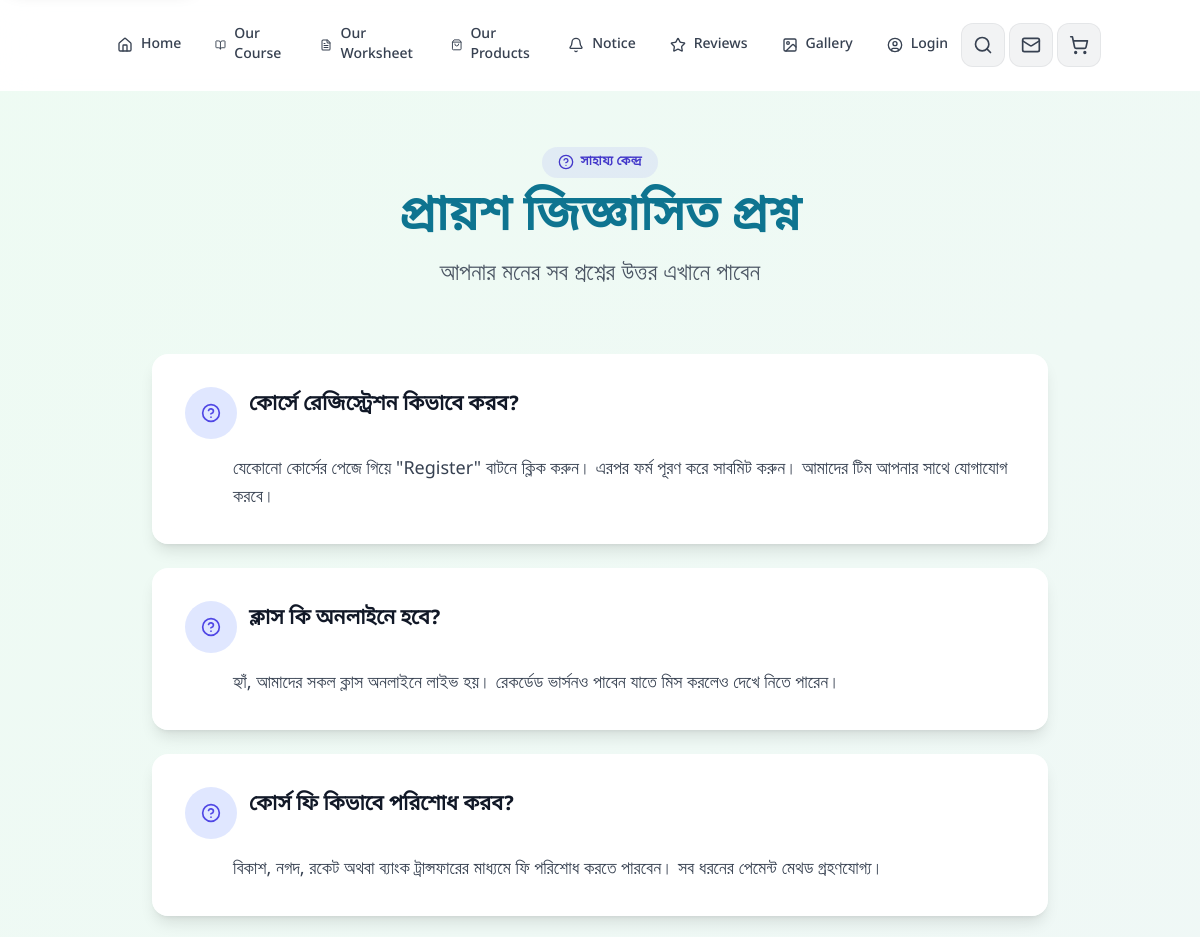
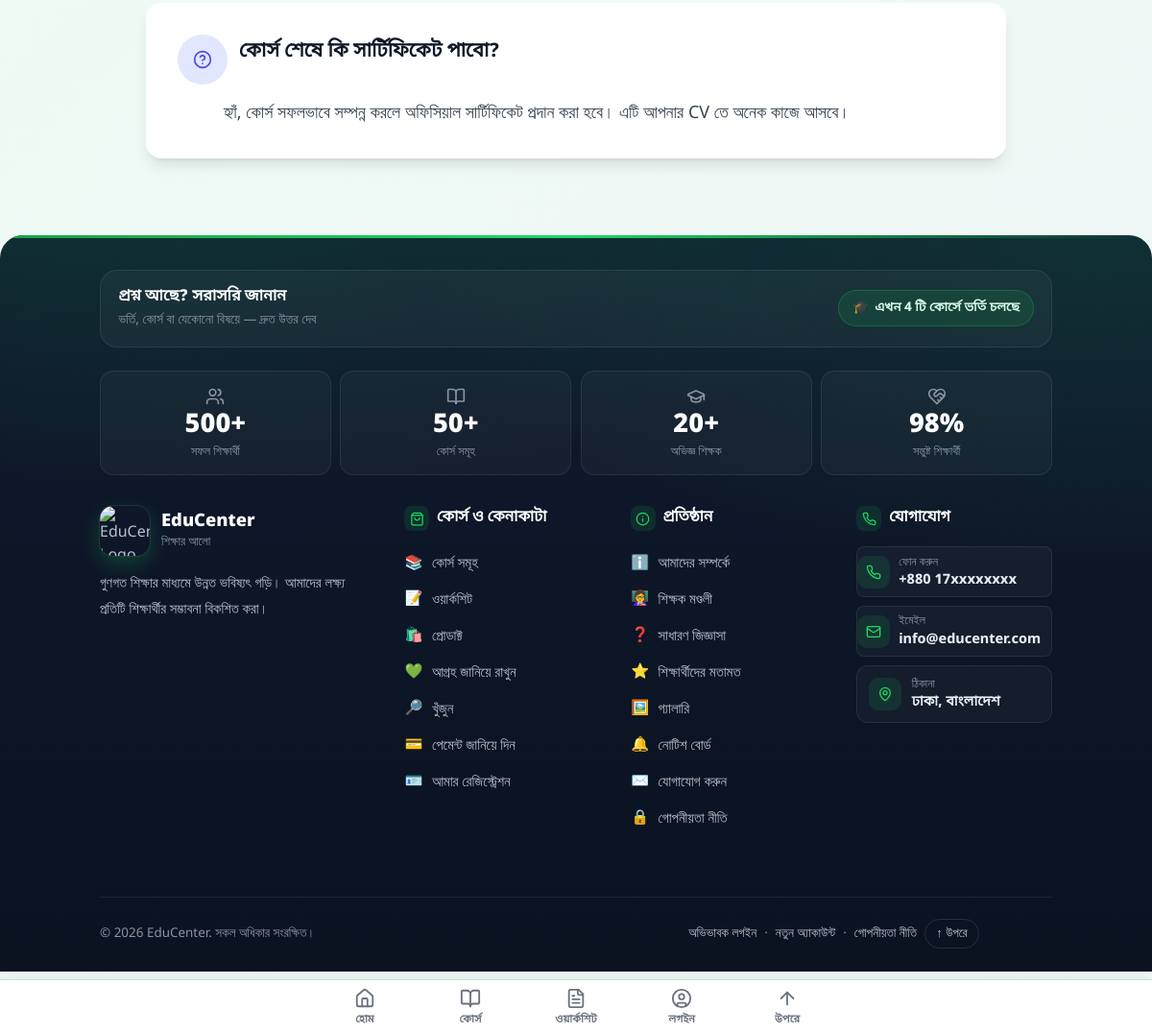
The app's page /faqs.php with its own data (2 pictures, top to bottom).
### tables this page shows
CREATE TABLE faqs (
    id INT UNSIGNED AUTO_INCREMENT PRIMARY KEY,
    question VARCHAR(500) NOT NULL,
    answer TEXT,
    sort_order INT NOT NULL DEFAULT 0,
    is_active TINYINT(1) NOT NULL DEFAULT 1
);

### includes/db.php (called while the page is built, shortened)
<?php
function get_db(): PDO
{
    static $pdo = null;
    if ($pdo === null) {
        $dsn = 'mysql:host=' . DB_HOST . ';dbname=' . DB_NAME . ';charset=utf8mb4';
        $options = [
            PDO::ATTR_ERRMODE            => PDO::ERRMODE_EXCEPTION,
            PDO::ATTR_DEFAULT_FETCH_MODE => PDO::FETCH_ASSOC,
            PDO::ATTR_EMULATE_PREPARES   => false,
        ];
        try {
            $pdo = new PDO($dsn, DB_USER, DB_PASS, $options);
        } catch (PDOException $e) {
            if (DEV_MODE) {
                die('ডাটাবেস কানেকশন ব্যর্থ হয়েছে: ' . $e->getMessage());
            }
            die('সাময়িক সমস্যা হয়েছে, একটু পরে আবার চেষ্টা করুন।');
        }
    }
    return $pdo;
}

### faqs.php (the view, shortened to what this page needs)
<?php
require_once __DIR__ . '/includes/functions.php';
$faqs = get_db()->query('SELECT * FROM faqs WHERE is_active = 1 ORDER BY sort_order ASC, id ASC')->fetchAll();
require __DIR__ . '/includes/site-header.php';
?>
<div class="max-w-4xl mx-auto">
    <?= render_page_header('help-circle', 'সাহায্য কেন্দ্র', 'প্রায়শ জিজ্ঞাসিত প্রশ্ন', 'আপনার মনের সব প্রশ্নের উত্তর এখানে পাবেন', 'text-cyan-700') ?>
    <?php if ($faqs): ?>
    <div class="space-y-5 sm:space-y-6">
        <?php foreach ($faqs as $f): ?>
        <div class="colorful-card rounded-2xl shadow-lg p-6 sm:p-8 card-hover border border-white/30">
            <h3 class="text-lg sm:text-xl font-bold text-gray-900 mb-4 flex items-start gap-3">
                <span class="icon-circle bg-indigo-100 text-indigo-600 flex-shrink-0 w-9 h-9"><i data-lucide="help-circle" class="w-5 h-5"></i></span>
                <span class="pt-1"><?= e($f['question']) ?></span>
            </h3>
            <p class="text-gray-700 leading-relaxed text-base sm:text-lg pl-12"><?= nl2br(e($f['answer'])) ?></p>
        </div>
        <?php endforeach; ?>
    </div>
    <?php else: ?>
        <p class="text-center text-gray-500">এখনো কোনো প্রশ্ন যোগ করা হয়নি।</p>
    <?php endif; ?>
</div>
<?php require __DIR__ . '/includes/site-footer.php'; ?>

### assets/css/style.css (style rules this page uses)
body { font-family: var(--site-font, 'Noto Sans Bengali', sans-serif); background: linear-gradient(-45deg, #f8fafc, #eef2f7, #f1f5f9, rgb(var(--c-tint, 236 253 245))); background-size: 400% 400%; animation: gradientBG 20s ease infinite; min-height: 100vh; }
.card-hover { transition: all 0.3s cubic-bezier(0.4, 0, 0.2, 1); }
.colorful-card { background: rgba(255, 255, 255, 0.95); backdrop-filter: blur(10px); border: 1px solid rgba(255, 255, 255, 0.5); }
.icon-circle { width: 3.25rem; height: 3.25rem; border-radius: 9999px; display: inline-flex; align-items: center; justify-content: center; }
body { padding-bottom: 64px; }

### records on screen
faqs: question "কোর্সে রেজিস্ট্রেশন কিভাবে করব?", answer "যেকোনো কোর্সের পেজে গিয়ে \"Register\" বাটনে ক্লিক করুন। এরপর ফর্ম পূরণ করে সাবমিট করুন। আমাদের টিম আপনার সাথে যোগাযোগ করবে।"
faqs: question "ক্লাস কি অনলাইনে হবে?", answer "হ্যাঁ, আমাদের সকল ক্লাস অনলাইনে লাইভ হয়। রেকর্ডেড ভার্সনও পাবেন যাতে মিস করলেও দেখে নিতে পারেন।"
faqs: question "কোর্স ফি কিভাবে পরিশোধ করব?", answer "বিকাশ, নগদ, রকেট অথবা ব্যাংক ট্রান্সফারের মাধ্যমে ফি পরিশোধ করতে পারবেন। সব ধরনের পেমেন্ট মেথড গ্রহণযোগ্য।"
faqs: question "কোর্স শেষে কি সার্টিফিকেট পাবো?", answer "হ্যাঁ, কোর্স সফলভাবে সম্পন্ন করলে অফিসিয়াল সার্টিফিকেট প্রদান করা হবে। এটি আপনার CV তে অনেক কাজে আসবে।"

### other values on screen
$navItem['label'] "Home"
$navItem['label'] "Our Course"
$navItem['label'] "Our Worksheet"
$navItem['label'] "Our Products"
$navItem['label'] "Notice"
$navItem['label'] "Reviews"
$navItem['label'] "Gallery"
$navItem['label'] "Login"
$eyebrow "সাহায্য কেন্দ্র"
$title "প্রায়শ জিজ্ঞাসিত প্রশ্ন"
$subtitle "আপনার মনের সব প্রশ্নের উত্তর এখানে পাবেন"
$ftOpenN "4"
$ftSt['value'] "500+"
$ftSt['label'] "সফল শিক্ষার্থী"
$ftSt['value'] "50+"
